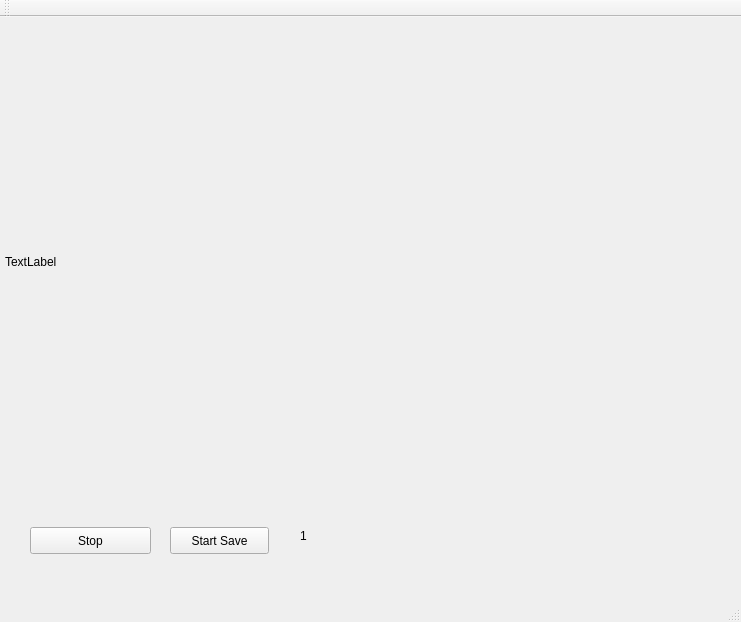
<?xml version="1.0" encoding="UTF-8"?>
<ui version="4.0">
 <class>MainWindow</class>
 <widget class="QMainWindow" name="MainWindow">
  <property name="geometry">
   <rect>
    <x>0</x>
    <y>0</y>
    <width>741</width>
    <height>622</height>
   </rect>
  </property>
  <property name="windowTitle">
   <string>MainWindow</string>
  </property>
  <widget class="QWidget" name="centralWidget">
   <widget class="QLabel" name="label">
    <property name="geometry">
     <rect>
      <x>5</x>
      <y>5</y>
      <width>640</width>
      <height>480</height>
     </rect>
    </property>
    <property name="text">
     <string>TextLabel</string>
    </property>
   </widget>
   <widget class="QPushButton" name="pushButton">
    <property name="geometry">
     <rect>
      <x>30</x>
      <y>510</y>
      <width>121</width>
      <height>27</height>
     </rect>
    </property>
    <property name="text">
     <string>Stop</string>
    </property>
   </widget>
   <widget class="QPushButton" name="pushButton_start_2">
    <property name="geometry">
     <rect>
      <x>170</x>
      <y>510</y>
      <width>99</width>
      <height>27</height>
     </rect>
    </property>
    <property name="text">
     <string>Start Save</string>
    </property>
   </widget>
   <widget class="QLabel" name="test_label">
    <property name="geometry">
     <rect>
      <x>300</x>
      <y>510</y>
      <width>67</width>
      <height>17</height>
     </rect>
    </property>
    <property name="text">
     <string>1</string>
    </property>
   </widget>
  </widget>
  <widget class="QMenuBar" name="menuBar">
   <property name="geometry">
    <rect>
     <x>0</x>
     <y>0</y>
     <width>741</width>
     <height>31</height>
    </rect>
   </property>
  </widget>
  <widget class="QToolBar" name="mainToolBar">
   <attribute name="toolBarArea">
    <enum>TopToolBarArea</enum>
   </attribute>
   <attribute name="toolBarBreak">
    <bool>false</bool>
   </attribute>
  </widget>
  <widget class="QStatusBar" name="statusBar"/>
 </widget>
 <layoutdefault spacing="6" margin="11"/>
 <resources/>
 <connections/>
</ui>
